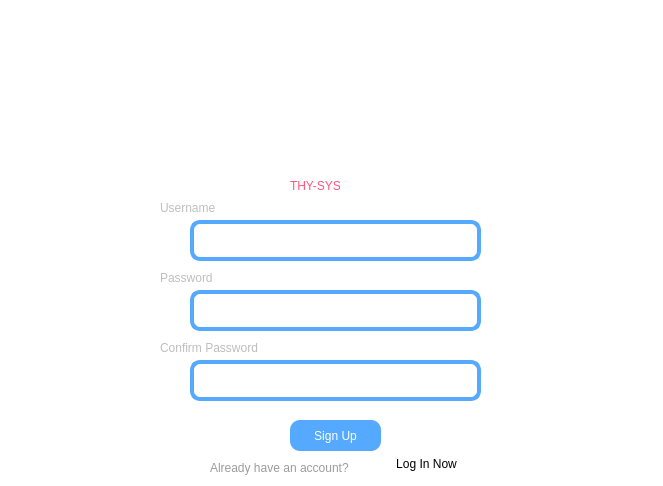
<?xml version="1.0" encoding="UTF-8"?>
<ui version="4.0">
 <class>Form</class>
 <widget class="QWidget" name="Form">
  <property name="geometry">
   <rect>
    <x>0</x>
    <y>0</y>
    <width>663</width>
    <height>486</height>
   </rect>
  </property>
  <property name="windowTitle">
   <string>Form</string>
  </property>
  <property name="styleSheet">
   <string notr="true">background-color: rgb(255, 255, 255);</string>
  </property>
  <widget class="QLabel" name="icon">
   <property name="geometry">
    <rect>
     <x>260</x>
     <y>30</y>
     <width>161</width>
     <height>141</height>
    </rect>
   </property>
   <property name="text">
    <string/>
   </property>
   <property name="pixmap">
    <pixmap>thyroid.png</pixmap>
   </property>
   <property name="scaledContents">
    <bool>true</bool>
   </property>
  </widget>
  <widget class="QLabel" name="thysysName">
   <property name="geometry">
    <rect>
     <x>290</x>
     <y>170</y>
     <width>111</width>
     <height>31</height>
    </rect>
   </property>
   <property name="styleSheet">
    <string notr="true">color: rgb(255, 85, 127);
font: 87 14pt &quot;Arial Black&quot;;
</string>
   </property>
   <property name="text">
    <string>THY-SYS</string>
   </property>
  </widget>
  <widget class="QTextEdit" name="username">
   <property name="geometry">
    <rect>
     <x>190</x>
     <y>220</y>
     <width>291</width>
     <height>41</height>
    </rect>
   </property>
   <property name="styleSheet">
    <string notr="true">border: 4px solid rgb(85, 170, 255);
border-radius: 10px;

</string>
   </property>
  </widget>
  <widget class="QTextEdit" name="password">
   <property name="geometry">
    <rect>
     <x>190</x>
     <y>290</y>
     <width>291</width>
     <height>41</height>
    </rect>
   </property>
   <property name="styleSheet">
    <string notr="true">border: 4px solid rgb(85, 170, 255);
border-radius: 10px;</string>
   </property>
  </widget>
  <widget class="QTextEdit" name="confirm_password">
   <property name="geometry">
    <rect>
     <x>190</x>
     <y>360</y>
     <width>291</width>
     <height>41</height>
    </rect>
   </property>
   <property name="styleSheet">
    <string notr="true">border: 4px solid rgb(85, 170, 255);
border-radius: 10px;</string>
   </property>
  </widget>
  <widget class="QLabel" name="usernameLabel">
   <property name="geometry">
    <rect>
     <x>160</x>
     <y>200</y>
     <width>81</width>
     <height>16</height>
    </rect>
   </property>
   <property name="styleSheet">
    <string notr="true">color: rgb(190, 190, 190);
font: 75 10pt &quot;MS Shell Dlg 2&quot;;</string>
   </property>
   <property name="text">
    <string>Username</string>
   </property>
  </widget>
  <widget class="QLabel" name="passwordLabel">
   <property name="geometry">
    <rect>
     <x>160</x>
     <y>270</y>
     <width>91</width>
     <height>16</height>
    </rect>
   </property>
   <property name="styleSheet">
    <string notr="true">color: rgb(190, 190, 190);
font: 75 10pt &quot;MS Shell Dlg 2&quot;;</string>
   </property>
   <property name="text">
    <string>Password</string>
   </property>
  </widget>
  <widget class="QLabel" name="confirmPasswordLabel">
   <property name="geometry">
    <rect>
     <x>160</x>
     <y>340</y>
     <width>151</width>
     <height>16</height>
    </rect>
   </property>
   <property name="styleSheet">
    <string notr="true">color: rgb(190, 190, 190);
font: 75 10pt &quot;MS Shell Dlg 2&quot;;</string>
   </property>
   <property name="text">
    <string>Confirm Password</string>
   </property>
  </widget>
  <widget class="QPushButton" name="Signup">
   <property name="geometry">
    <rect>
     <x>290</x>
     <y>420</y>
     <width>91</width>
     <height>31</height>
    </rect>
   </property>
   <property name="styleSheet">
    <string notr="true">background-color: rgb(85, 170, 255);
color: rgb(255, 255, 255);
font: 75 9pt &quot;Arial&quot;;
border-radius: 10px;</string>
   </property>
   <property name="text">
    <string>Sign Up</string>
   </property>
  </widget>
  <widget class="QLabel" name="label">
   <property name="geometry">
    <rect>
     <x>210</x>
     <y>460</y>
     <width>161</width>
     <height>16</height>
    </rect>
   </property>
   <property name="styleSheet">
    <string notr="true">color: rgb(156, 156, 156);</string>
   </property>
   <property name="text">
    <string>Already have an account?</string>
   </property>
  </widget>
  <widget class="QPushButton" name="pushButton">
   <property name="geometry">
    <rect>
     <x>380</x>
     <y>450</y>
     <width>93</width>
     <height>28</height>
    </rect>
   </property>
   <property name="styleSheet">
    <string notr="true">border-color: rgb(255, 255, 255);
background-color: rgb(255, 255, 255);
border-radius:15px;</string>
   </property>
   <property name="text">
    <string>Log In Now</string>
   </property>
  </widget>
 </widget>
 <resources/>
 <connections/>
</ui>
